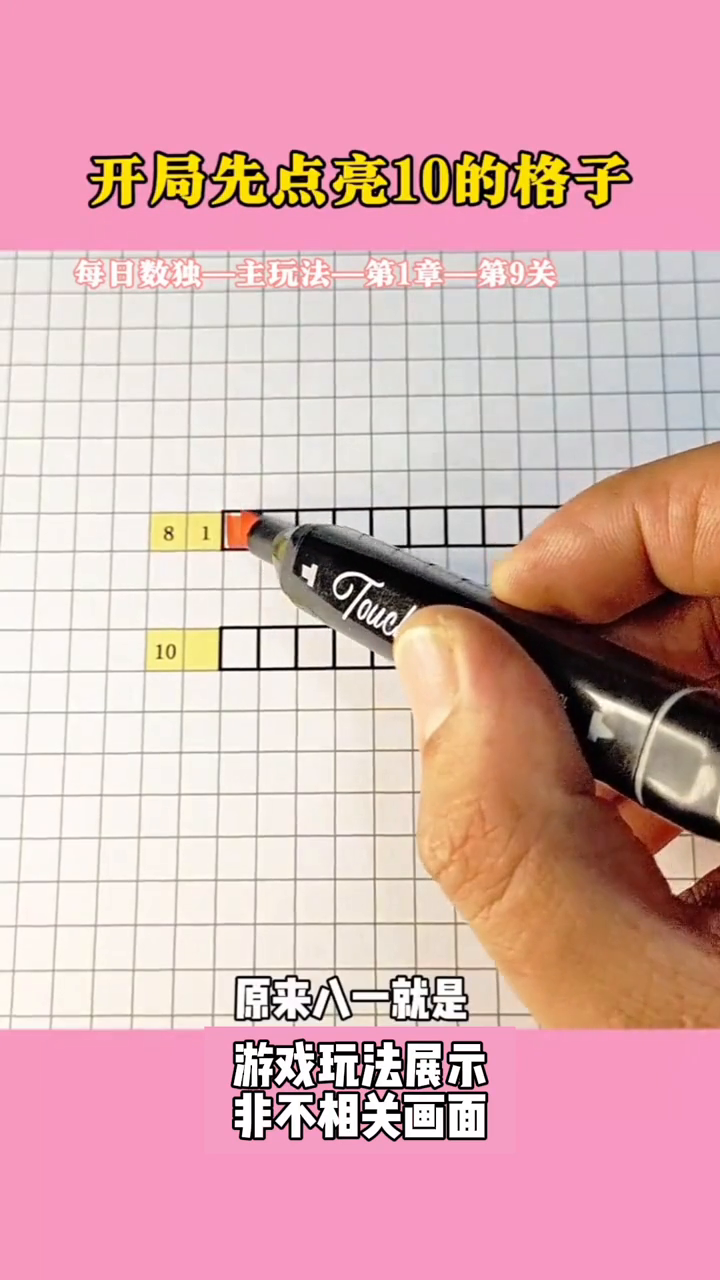
#> input picture frame 40 of 7409295710242684938.mp4, 720 x 1280 px, given in place of 7349200461708361791.mp4, which was not available
$ python guangliufa.py
#> lines starting #> are read from the running program, lines starting #| are printed output that depends on the picture; after the words box and inside, x2 and y2 are one past the last pixel; in counts of white or black regions, pixels touching at a corner belong together; pictures that were not available may be replaced by others from this repository, and a replacement may not be noted
import cv2
import numpy as np


def find_static_background_region(video_path, output_path=None, roi_height_ratio=0.2):
    """
    使用光流法检测视频中最不活跃的横向区域（背景板）

    Args:
        video_path (str): 输入视频文件路径
        output_path (str, optional): 输出视频文件路径（用于可视化调试）. Defaults to None.
        roi_height_ratio (float, optional): 假设的背景板区域大致占屏幕高度的比例，用于辅助定位。默认0.2（即20%）。
    """
#> called with output_path = 'debug_optical_flow_analysis.mp4', roi_height_ratio = 0.2

    cap = cv2.VideoCapture(video_path)
    if not cap.isOpened():
        print("Error: Could not open video.")
        return None

    # 获取视频第一帧来初始化
    ret, prev_frame = cap.read()
#> prev_frame is the input picture: shape (1280, 720, 3); mean B, G, R 176.4, 173, 217.5
    if not ret:
        print("Error: Could not read first frame.")
        cap.release()
        return None

    # 转换为灰度图
    prev_gray = cv2.cvtColor(prev_frame, cv2.COLOR_BGR2GRAY)
    height, width = prev_gray.shape
    fps = int(cap.get(cv2.CAP_PROP_FPS))

    # 初始化一个数组来累积每行的运动活跃度（可选：也可以使用移动平均）
    row_activity_accumulator = np.zeros(height, dtype=np.float32)
    frame_count = 0

    #  Farneback 光流法的参数 [2](@ref)
    pyr_scale = 0.5  # 图像金字塔缩放比例
    levels = 3  # 金字塔层数
    winsize = 15  # 平均窗口大小
    iterations = 3  # 迭代次数
    poly_n = 5  # 像素邻域大小
    poly_sigma = 1.2  # 高斯标准差
    flags = 0  # 可选标志

    # 如果提供输出路径，则初始化VideoWriter用于可视化调试
    if output_path:
        fourcc = cv2.VideoWriter.fourcc(*'mp4v')
        # 修改为合并后帧的尺寸（宽度*2，高度）
        out = cv2.VideoWriter(output_path, fourcc, fps, (width * 2, height))
    else:
        out = None

    # 确定我们关心的背景区域高度（例如，顶部和底部各20%）
    roi_top_height = int(height * roi_height_ratio)
    roi_bottom_height = height - int(height * roi_height_ratio)
    candidate_heights = [roi_top_height, roi_bottom_height]  # 通常背景板在顶部或底部

    while True:
        ret, frame = cap.read()
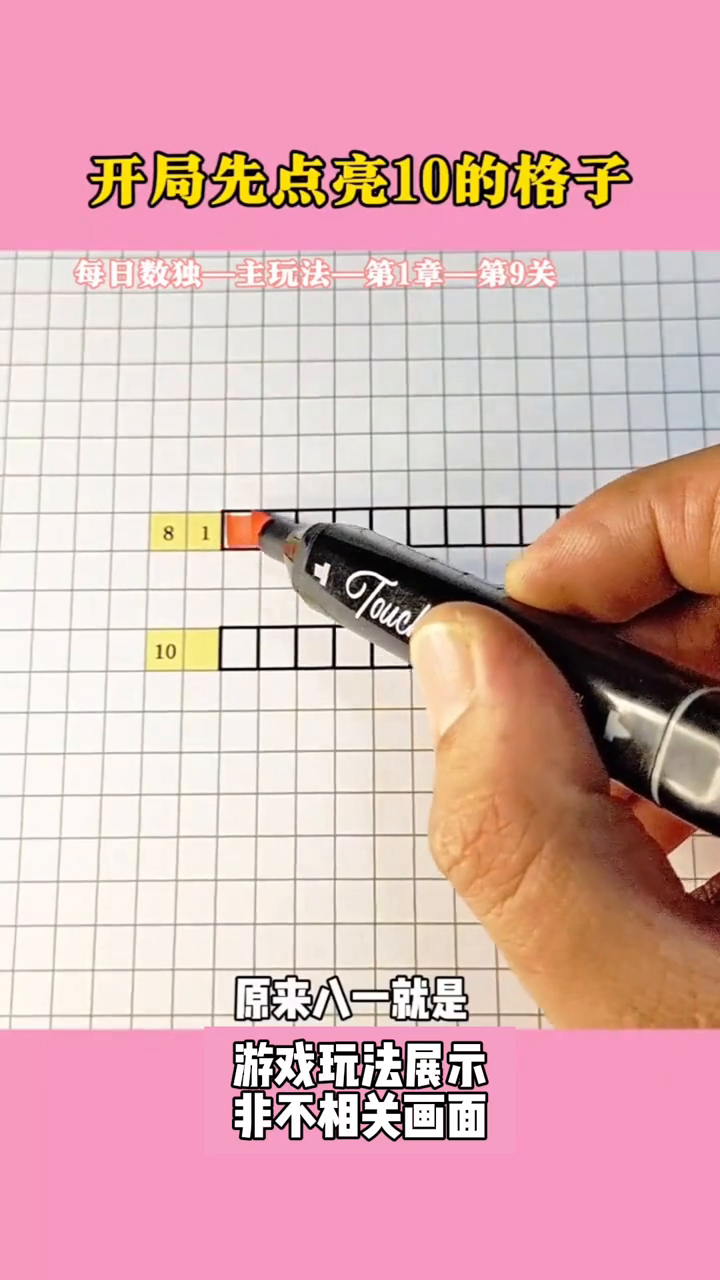
#> input picture frame 41 of 7409295710242684938.mp4, 720 x 1280 px, given in place of 7349200461708361791.mp4, which was not available
#> frame is the input picture: shape (1280, 720, 3); mean B, G, R 177.6, 174, 218.3
        if not ret:
            break

        frame_gray = cv2.cvtColor(frame, cv2.COLOR_BGR2GRAY)
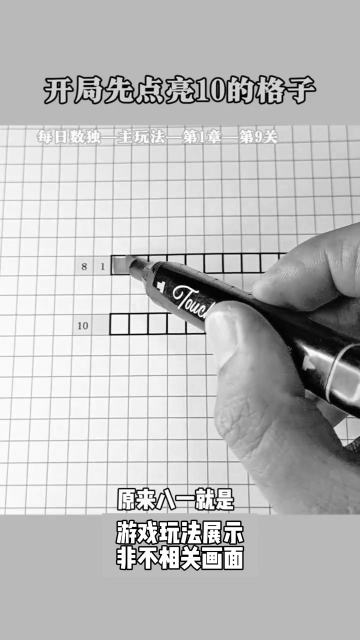
#> frame_gray: shape (1280, 720) (shown at 1/2 size); min 0, max 255, mean 187.8

        # 计算光流 [2](@ref)
        flow = cv2.calcOpticalFlowFarneback(prev_gray, frame_gray, np.zeros_like(prev_gray),
                                            pyr_scale, levels, winsize, iterations,
                                            poly_n, poly_sigma, flags)

        # 计算光流幅度 [2](@ref)
        magnitude, _ = cv2.cartToPolar(flow[..., 0], flow[..., 1])
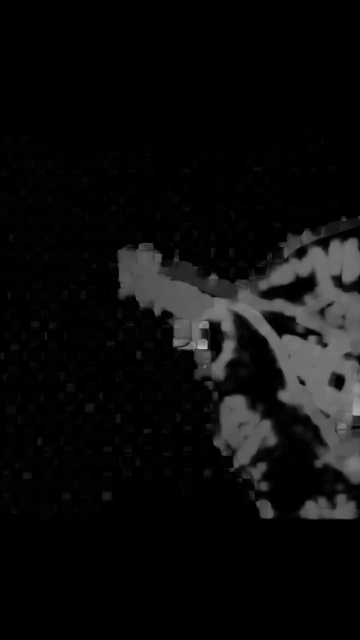
#> magnitude: shape (1280, 720) float32 (shown at 1/2 size); min 0, max 37.1, mean 1.8; drawn with min black and max white

        # 计算每一行的平均运动幅度
        row_activity = np.mean(magnitude, axis=1)  # 这是一个一维数组，长度为height
#> row_activity = 1280 values, max 8.48 at index 614, min 5.89e-24 at index 17, mean 1.83

        # 累积运动幅度（简单累加，后续可取平均）
        row_activity_accumulator += row_activity
#> row_activity_accumulator has the same summary as row_activity
        frame_count += 1

        # --- 可视化部分（可选，用于调试和理解过程）---
        if out is not None:
            # 将运动幅度归一化用于显示
            mag_normalized = cv2.normalize(magnitude, None, 0, 255, cv2.NORM_MINMAX)
            mag_normalized = mag_normalized.astype(np.uint8)
            mag_colored = cv2.applyColorMap(mag_normalized, cv2.COLORMAP_HOT)  # 热力图更直观
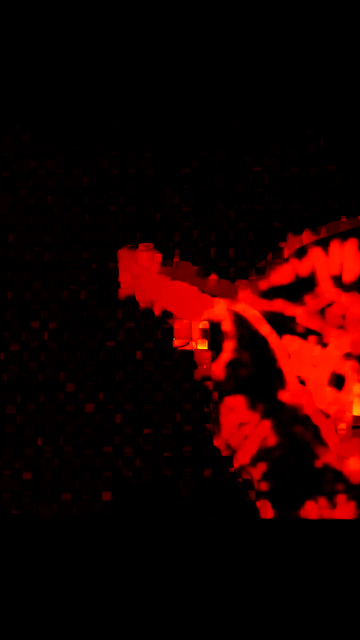
#> mag_colored: shape (1280, 720, 3) (shown at 1/2 size); mean B, G, R 0, 1, 29.8

            # 在当前帧上绘制最不活跃的行（假设是背景）
            min_active_row = np.argmin(row_activity)  # 找到当前帧最不活跃的行
#> min_active_row = 17
            cv2.line(frame, (0, min_active_row), (width - 1, min_active_row), (0, 255, 0), 2)
#> frame: shape (1280, 720, 3); 0.23% of pixels changed, all inside (x1, y1, x2, y2) = (0, 16, 720, 19)

            # 将光流可视化图和原图合并显示
            vis_frame = np.hstack((frame, mag_colored))
            cv2.putText(vis_frame, "Green line: Least active row (potential background)", (10, 30),
                        cv2.FONT_HERSHEY_SIMPLEX, 0.7, (0, 255, 0), 2)
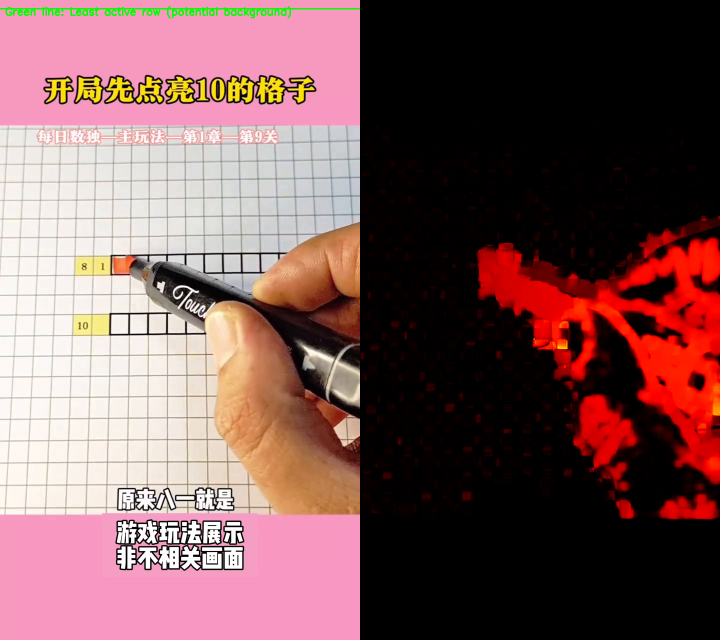
#> vis_frame: shape (1280, 1440, 3) (shown at 1/2 size); mean B, G, R 88.2, 87.8, 123.3
            out.write(vis_frame)
        # --- 可视化结束 ---

        prev_gray = frame_gray.copy()

    cap.release()
    if out:
        out.release()

    # 计算整个视频序列中每行的平均运动活跃度
    avg_row_activity = row_activity_accumulator / frame_count

    # 寻找最不活跃的连续区域（这里以顶部背景板为例，寻找顶部候选区域内最不活跃的行）
    top_region_activity = avg_row_activity[:roi_top_height]
    bottom_region_activity = avg_row_activity[roi_bottom_height:]

    # 假设背景板要么在顶部，要么在底部，比较两个区域的平均活跃度
    avg_activity_top = np.mean(top_region_activity) if len(top_region_activity) > 0 else float('inf')
    avg_activity_bottom = np.mean(bottom_region_activity) if len(bottom_region_activity) > 0 else float('inf')

    if avg_activity_top <= avg_activity_bottom:
        background_type = "top"
        # 在顶部区域中找到平均运动幅度最小的行
        background_row_start = 0
        background_row_end = np.argmin(top_region_activity)  # 这只是最小值的索引，可能需要一个范围
        print(f"Background is likely at the TOP. Least active row index: {background_row_end}")
        # 更稳健的方法是返回一个区域 [start_y, end_y]
        background_region = (0, background_row_end)
    else:
        background_type = "bottom"
        # 在底部区域中找到平均运动幅度最小的行（注意索引偏移）
        min_index_in_bottom_region = np.argmin(bottom_region_activity)
        background_row_start = roi_bottom_height + min_index_in_bottom_region
        background_row_end = height - 1
        print(f"Background is likely at the BOTTOM. Least active row index: {background_row_start}")
        background_region = (background_row_start, height - 1)

    print(f"Average activity in top region: {avg_activity_top}")
    print(f"Average activity in bottom region: {avg_activity_bottom}")

    return background_region, background_type, avg_row_activity


# 使用示例
if __name__ == "__main__":
    input_video = r"C:\Users\Think\Desktop\MaskSplit\OutPutMovies\7349200461708361791.mp4"
    output_debug_video = "debug_optical_flow_analysis.mp4"  # 可选：用于查看处理过程

    bg_region, bg_type, activity_data = find_static_background_region(input_video, output_debug_video)

    if bg_region:
        print(f"\nEstimated static background region (Y-range): {bg_region}")
        # 现在你可以根据bg_region来裁剪你的视频，移除背景板
        # 例如，如果背景板在顶部 (0, 100)，那么你想要的主体区域就是从 y=100 到 height-1optical_flow(r"C:\Users\Think\Desktop\MaskSplit\OutPutMovies\7349200461708361791.mp4", "output_flow.mp4")

$ run again, starting later in the video
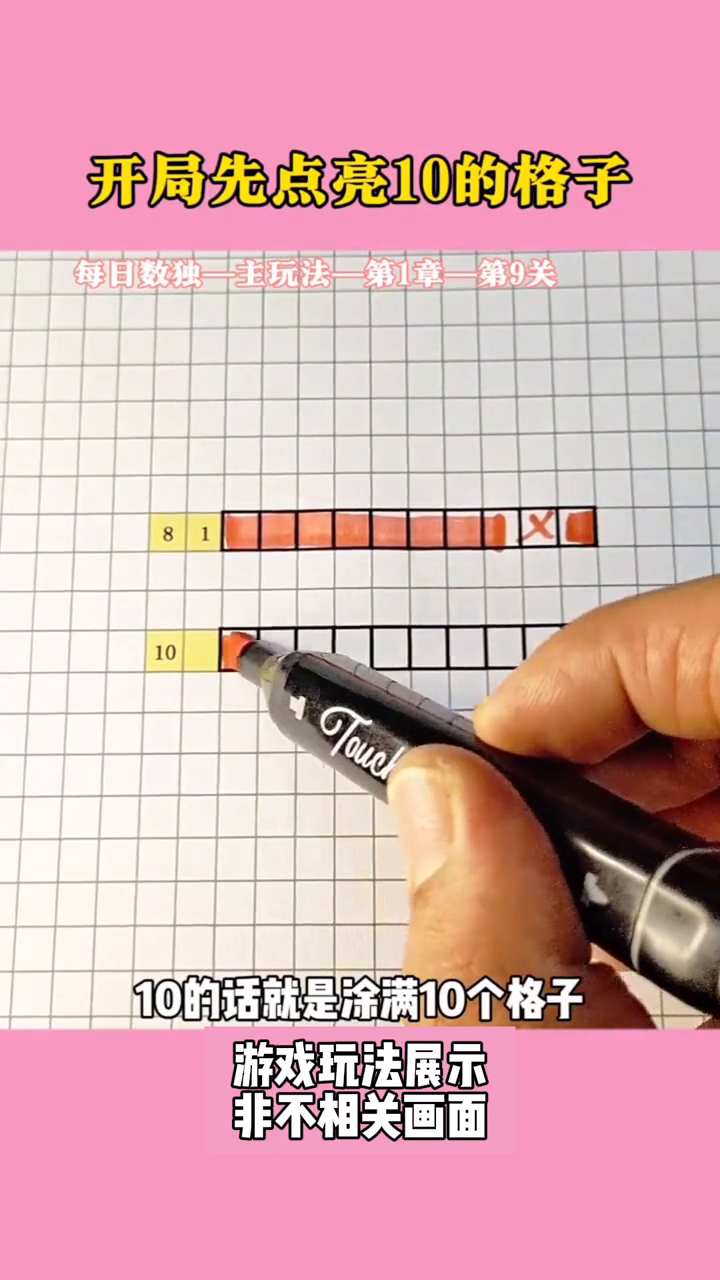
#> input picture frame 182 of 7409295710242684938.mp4, 720 x 1280 px, given in place of 7349200461708361791.mp4, which was not available
#> in find_static_background_region, prev_frame is the input picture: shape (1280, 720, 3); mean B, G, R 177.3, 172.9, 217.3
#> row_activity = 1280 values, max 6.68 at index 740, min 0 at index 0, mean 1.29
#> in find_static_background_region, `row_activity_accumulator += row_activity`: row_activity_accumulator has the same summary as row_activity
#> in find_static_background_region, `mag_colored = cv2.applyColorMap(mag_normalized, cv2.COLORMAP_HOT)`:
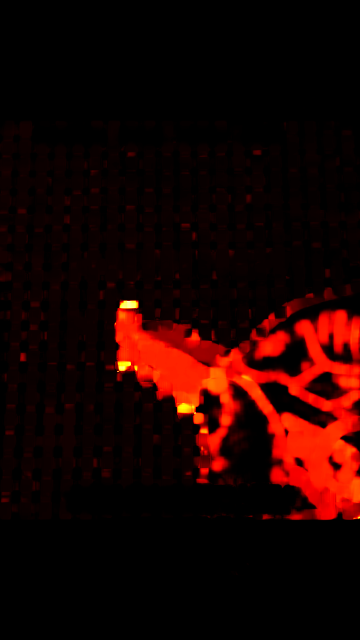
#> mag_colored: shape (1280, 720, 3) (shown at 1/2 size); mean B, G, R 0.1, 2.6, 29.2
#> min_active_row = 0
#> frame: shape (1280, 720, 3); mean B, G, R 177.5, 173.5, 217.2
#> in find_static_background_region, `cv2.putText(vis_frame, "Green line: Least active row (potential backgr..`:
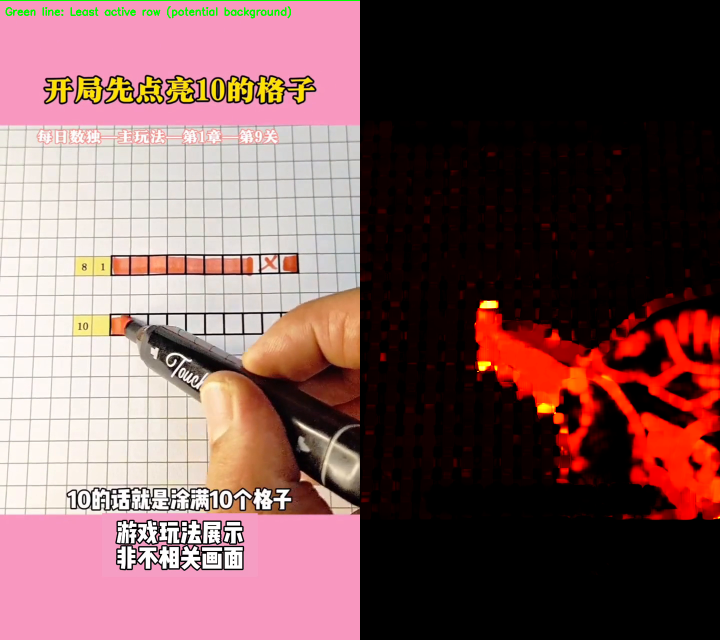
#> vis_frame: shape (1280, 1440, 3) (shown at 1/2 size); mean B, G, R 88.4, 88.3, 122.7

$ run again, starting later in the video
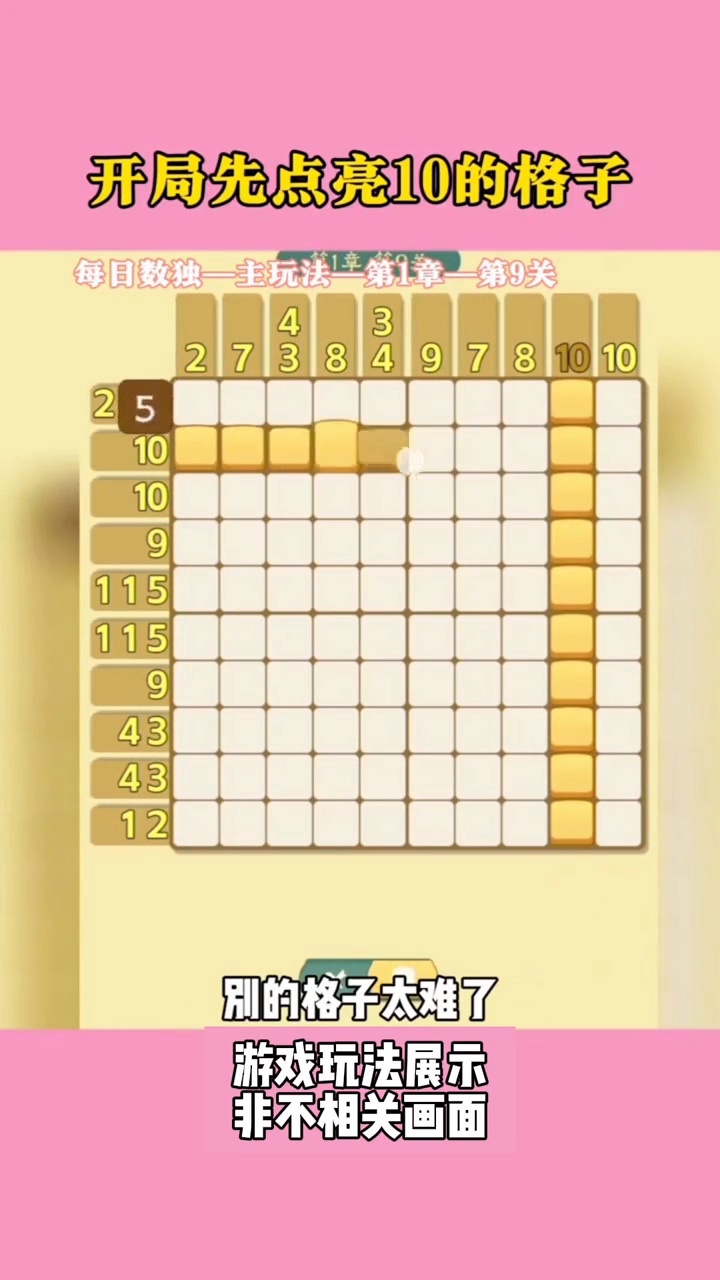
#> input picture frame 324 of 7409295710242684938.mp4, 720 x 1280 px, given in place of 7349200461708361791.mp4, which was not available
#> in find_static_background_region, prev_frame is the input picture: shape (1280, 720, 3); mean B, G, R 170.7, 188.3, 231.5
#> in find_static_background_region, `magnitude, _ = cv2.cartToPolar(flow[..., 0], flow[..., 1])`:
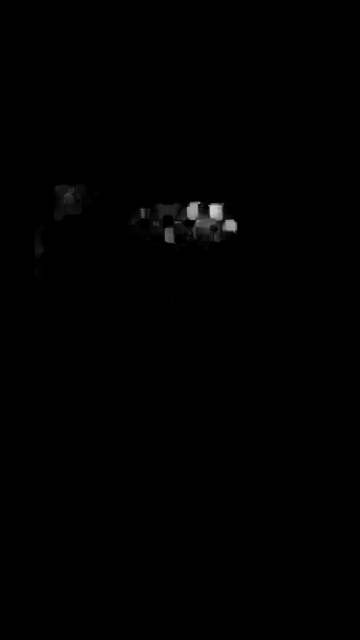
#> magnitude: shape (1280, 720) float32 (shown at 1/2 size); min 0, max 31.34, mean 0.1; drawn with min black and max white
#> row_activity = 1280 values, max 2.13 at index 422, min 0 at index 27, mean 0.0961
#> in find_static_background_region, `row_activity_accumulator += row_activity`: row_activity_accumulator has the same summary as row_activity
#> min_active_row = 27
#> frame: shape (1280, 720, 3); mean B, G, R 170, 188.4, 230.9
#> in find_static_background_region, `cv2.putText(vis_frame, "Green line: Least active row (potential backgr..`:
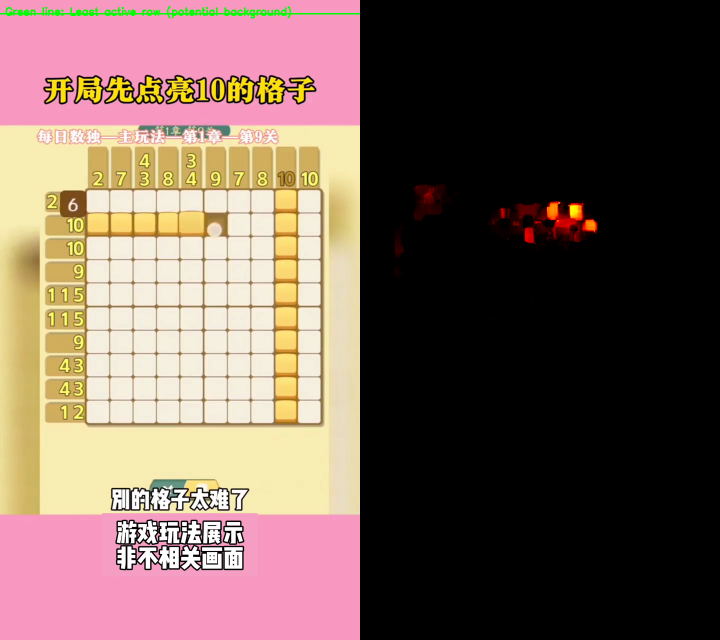
#> vis_frame: shape (1280, 1440, 3) (shown at 1/2 size); mean B, G, R 84.7, 94.5, 115.9
